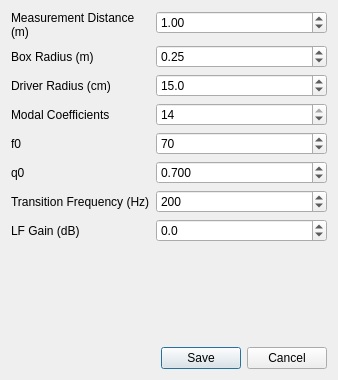
<?xml version="1.0" encoding="UTF-8"?>
<ui version="4.0">
 <class>modalParametersDialog</class>
 <widget class="QDialog" name="modalParametersDialog">
  <property name="geometry">
   <rect>
    <x>0</x>
    <y>0</y>
    <width>338</width>
    <height>380</height>
   </rect>
  </property>
  <property name="windowTitle">
   <string>Modal Parameters</string>
  </property>
  <layout class="QGridLayout" name="gridLayout">
   <item row="0" column="0">
    <layout class="QFormLayout" name="formLayout">
     <item row="0" column="0">
      <widget class="QLabel" name="label_5">
       <property name="sizePolicy">
        <sizepolicy hsizetype="Preferred" vsizetype="Preferred">
         <horstretch>0</horstretch>
         <verstretch>0</verstretch>
        </sizepolicy>
       </property>
       <property name="maximumSize">
        <size>
         <width>16777215</width>
         <height>16777215</height>
        </size>
       </property>
       <property name="text">
        <string>Measurement Distance (m)</string>
       </property>
       <property name="wordWrap">
        <bool>true</bool>
       </property>
      </widget>
     </item>
     <item row="0" column="1">
      <widget class="QDoubleSpinBox" name="measurementDistance">
       <property name="sizePolicy">
        <sizepolicy hsizetype="Minimum" vsizetype="Fixed">
         <horstretch>0</horstretch>
         <verstretch>0</verstretch>
        </sizepolicy>
       </property>
       <property name="minimum">
        <double>0.100000000000000</double>
       </property>
       <property name="maximum">
        <double>10.000000000000000</double>
       </property>
       <property name="singleStep">
        <double>0.010000000000000</double>
       </property>
       <property name="value">
        <double>1.000000000000000</double>
       </property>
      </widget>
     </item>
     <item row="1" column="0">
      <widget class="QLabel" name="label_12">
       <property name="text">
        <string>Box Radius (m)</string>
       </property>
      </widget>
     </item>
     <item row="1" column="1">
      <widget class="QDoubleSpinBox" name="boxRadius">
       <property name="minimum">
        <double>0.010000000000000</double>
       </property>
       <property name="maximum">
        <double>3.000000000000000</double>
       </property>
       <property name="singleStep">
        <double>0.010000000000000</double>
       </property>
       <property name="value">
        <double>0.250000000000000</double>
       </property>
      </widget>
     </item>
     <item row="2" column="0">
      <widget class="QLabel" name="label_6">
       <property name="text">
        <string>Driver Radius (cm)</string>
       </property>
      </widget>
     </item>
     <item row="2" column="1">
      <widget class="QDoubleSpinBox" name="driverRadius">
       <property name="decimals">
        <number>1</number>
       </property>
       <property name="minimum">
        <double>1.000000000000000</double>
       </property>
       <property name="maximum">
        <double>40.000000000000000</double>
       </property>
       <property name="singleStep">
        <double>0.100000000000000</double>
       </property>
       <property name="value">
        <double>15.000000000000000</double>
       </property>
      </widget>
     </item>
     <item row="3" column="0">
      <widget class="QLabel" name="label_7">
       <property name="text">
        <string>Modal Coefficients</string>
       </property>
       <property name="wordWrap">
        <bool>false</bool>
       </property>
      </widget>
     </item>
     <item row="3" column="1">
      <widget class="QSpinBox" name="modalCoeffs">
       <property name="minimum">
        <number>5</number>
       </property>
       <property name="maximum">
        <number>14</number>
       </property>
       <property name="value">
        <number>14</number>
       </property>
      </widget>
     </item>
     <item row="4" column="0">
      <widget class="QLabel" name="label_8">
       <property name="text">
        <string>f0</string>
       </property>
      </widget>
     </item>
     <item row="4" column="1">
      <widget class="QSpinBox" name="f0">
       <property name="minimum">
        <number>1</number>
       </property>
       <property name="maximum">
        <number>200</number>
       </property>
       <property name="value">
        <number>70</number>
       </property>
      </widget>
     </item>
     <item row="5" column="0">
      <widget class="QLabel" name="label_9">
       <property name="text">
        <string>q0</string>
       </property>
      </widget>
     </item>
     <item row="5" column="1">
      <widget class="QDoubleSpinBox" name="q0">
       <property name="decimals">
        <number>3</number>
       </property>
       <property name="minimum">
        <double>0.200000000000000</double>
       </property>
       <property name="maximum">
        <double>1.500000000000000</double>
       </property>
       <property name="singleStep">
        <double>0.001000000000000</double>
       </property>
       <property name="value">
        <double>0.700000000000000</double>
       </property>
      </widget>
     </item>
     <item row="6" column="0">
      <widget class="QLabel" name="label_10">
       <property name="text">
        <string>Transition Frequency (Hz)</string>
       </property>
       <property name="wordWrap">
        <bool>true</bool>
       </property>
      </widget>
     </item>
     <item row="6" column="1">
      <widget class="QSpinBox" name="transFreq">
       <property name="minimum">
        <number>1</number>
       </property>
       <property name="maximum">
        <number>1000</number>
       </property>
       <property name="value">
        <number>200</number>
       </property>
      </widget>
     </item>
     <item row="7" column="0">
      <widget class="QLabel" name="label_11">
       <property name="text">
        <string>LF Gain (dB)</string>
       </property>
      </widget>
     </item>
     <item row="7" column="1">
      <widget class="QDoubleSpinBox" name="lfGain">
       <property name="decimals">
        <number>1</number>
       </property>
       <property name="minimum">
        <double>-10.000000000000000</double>
       </property>
       <property name="maximum">
        <double>10.000000000000000</double>
       </property>
       <property name="singleStep">
        <double>0.100000000000000</double>
       </property>
      </widget>
     </item>
    </layout>
   </item>
   <item row="1" column="0">
    <widget class="QDialogButtonBox" name="buttonBox">
     <property name="orientation">
      <enum>Qt::Horizontal</enum>
     </property>
     <property name="standardButtons">
      <set>QDialogButtonBox::Cancel|QDialogButtonBox::Save</set>
     </property>
    </widget>
   </item>
  </layout>
 </widget>
 <resources/>
 <connections>
  <connection>
   <sender>buttonBox</sender>
   <signal>accepted()</signal>
   <receiver>modalParametersDialog</receiver>
   <slot>accept()</slot>
   <hints>
    <hint type="sourcelabel">
     <x>248</x>
     <y>334</y>
    </hint>
    <hint type="destinationlabel">
     <x>157</x>
     <y>274</y>
    </hint>
   </hints>
  </connection>
  <connection>
   <sender>buttonBox</sender>
   <signal>rejected()</signal>
   <receiver>modalParametersDialog</receiver>
   <slot>reject()</slot>
   <hints>
    <hint type="sourcelabel">
     <x>316</x>
     <y>340</y>
    </hint>
    <hint type="destinationlabel">
     <x>286</x>
     <y>274</y>
    </hint>
   </hints>
  </connection>
 </connections>
</ui>
